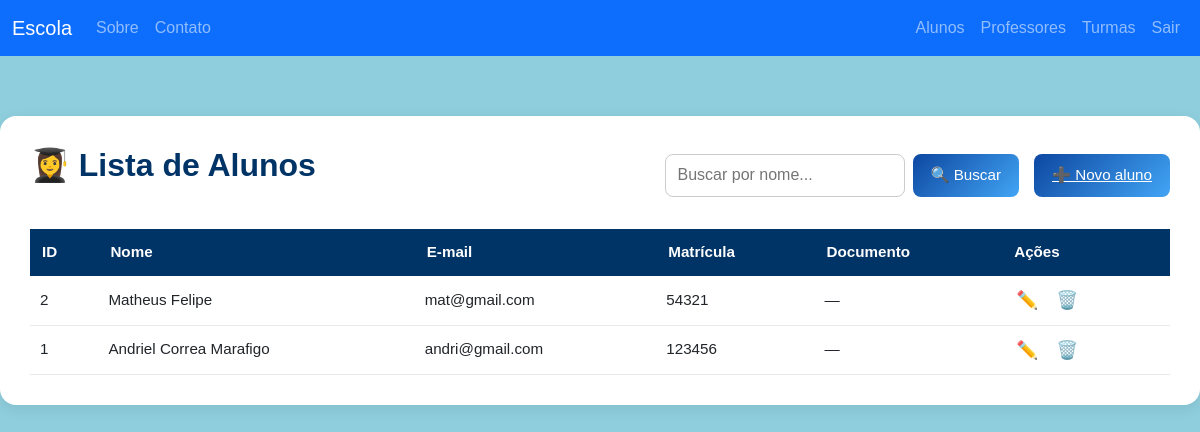
The app's page /alunos/ (signed in), older data.
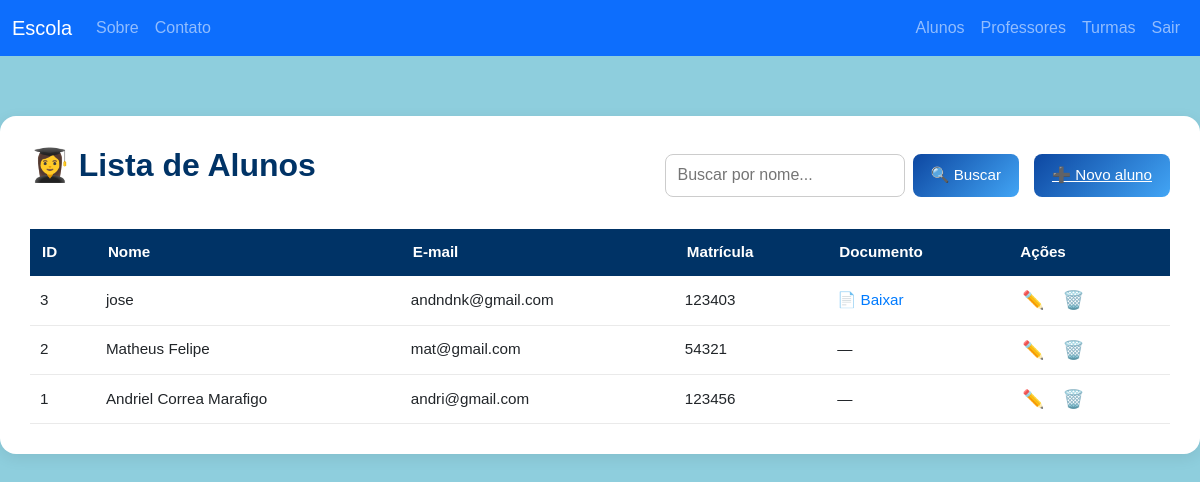
The same page, newer data.
### app/models/aluno.py (models this page shows)
class Aluno(db.Model):
    id = db.Column(db.Integer, primary_key=True)
    nome = db.Column(db.String(120), nullable=False)
    email = db.Column(db.String(120), unique=True, nullable=False)
    matricula = db.Column(db.String(40), unique=True, nullable=False)
    documento = db.Column(db.String(255))  # nome do arquivo enviado

### app/controllers/alunos.py (the view)
@bp.route("/")
@login_required
def lista():
    q = request.args.get("q","").strip()
    if q:
        alunos = Aluno.query.filter(Aluno.nome.ilike(f"%{q}%")).all()
    else:
        alunos = Aluno.query.order_by(Aluno.id.desc()).all()
    return render_template("alunos/list.html", alunos=alunos, q=q)

### app/views/templates/alunos/list.html (shortened to what this page needs)
{% extends 'alunos/alunos_base.html' %}
{% block styles %}
  <link rel="stylesheet" href="{{ url_for('static', filename='css/alunos.css') }}?v=1">
{% endblock %}
{% block content %}
<section class="alunos-container">
  <div class="header-section">
    <h1 class="titulo">👩‍🎓 Lista de Alunos</h1>
    <div class="actions">
      <form class="search-form" method="GET">
        <input type="text" name="q" placeholder="Buscar por nome..." value="{{ q }}">
        <button type="submit" class="btn-search">🔍 Buscar</button>
      </form>
      <a href="{{ url_for('alunos.novo') }}" class="btn-add">➕ Novo aluno</a>
    </div>
  </div>
  <div class="table-card">
    <table class="table-alunos">
      <thead>
        <tr>
          <th>ID</th>
          <th>Nome</th>
          <th>E-mail</th>
          <th>Matrícula</th>
          <th>Documento</th>
          <th class="acoes">Ações</th>
        </tr>
      </thead>
      <tbody>
        {% if alunos %}
          {% for a in alunos %}
            <tr>
              <td>{{ a.id }}</td>
              <td>{{ a.nome }}</td>
              <td>{{ a.email }}</td>
              <td>{{ a.matricula }}</td>
              <td>
                {% if a.documento %}
                  <a href="{{ url_for('alunos.download', nome_arquivo=a.documento) }}" class="link-doc">📄 Baixar</a>
                {% else %}
                  <span class="sem-doc">—</span>
                {% endif %}
              </td>
              <td class="acoes">
                <a href="{{ url_for('alunos.editar', id=a.id) }}" class="btn-edit">✏️</a>
                <form method="POST" action="{{ url_for('alunos.excluir', id=a.id) }}" style="display:inline" onsubmit="return confirm('Deseja realmente excluir este aluno?')">
                  <button class="btn-delete" type="submit">🗑️</button>
                </form>
              </td>
            </tr>
          {% endfor %}
        {% else %}
          <tr><td colspan="6" class="sem-registro">Nenhum aluno cadastrado.</td></tr>
        {% endif %}
      </tbody>
    </table>
  </div>
</section>
{% endblock %}

Row changes from the older to the newer data that the page shows:
added Aluno: id "3", nome "jose", email "andndnk@gmail.com", matricula "123403"
